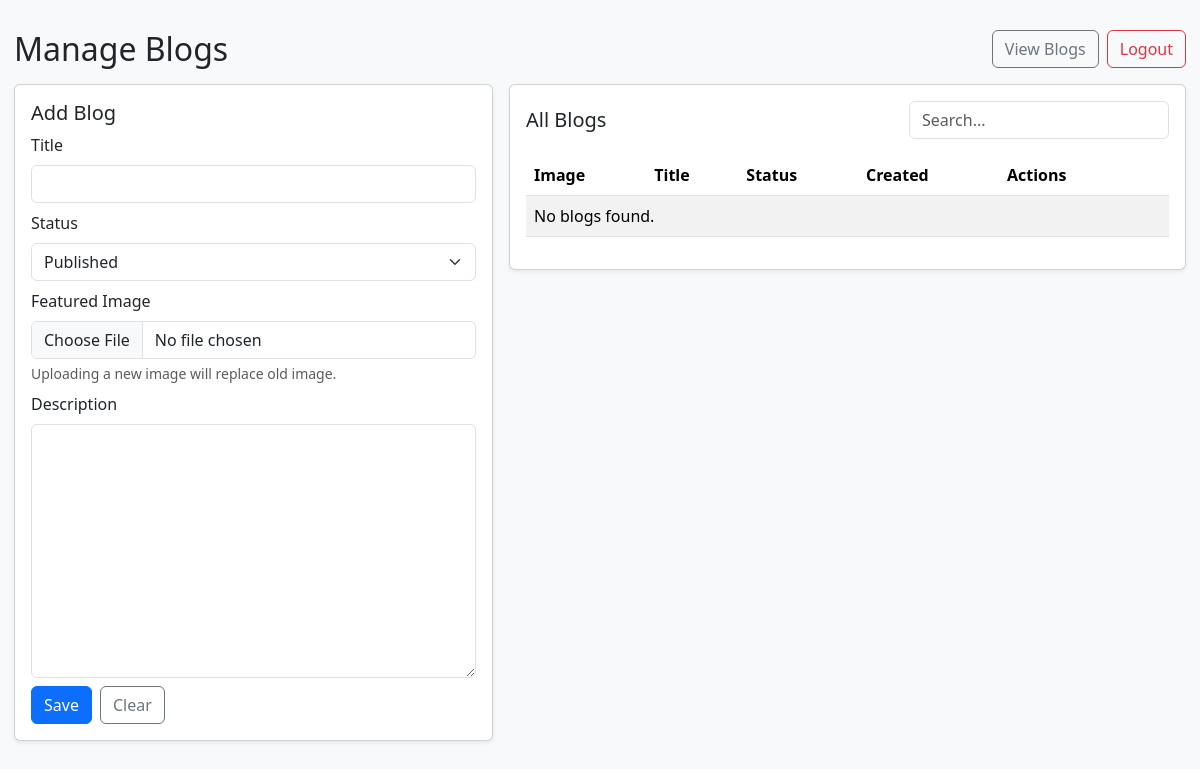
Page /admin/manage-blogs.php (signed in) on the earlier database version.
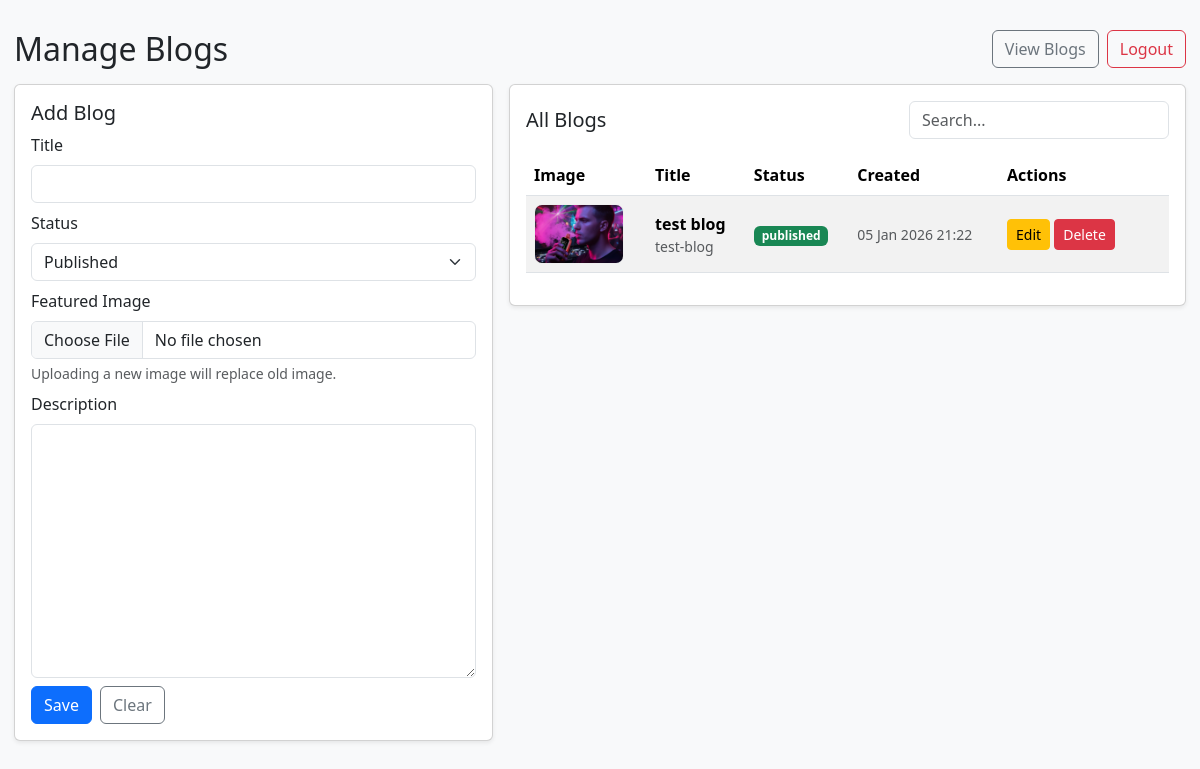
Same page on the later database version.
### tables this page shows
CREATE TABLE `blogs` (
  `id` int(11) NOT NULL,
  `title` varchar(255) NOT NULL,
  `slug` varchar(255) NOT NULL,
  `content` longtext NOT NULL,
  `featured_image` varchar(500) DEFAULT NULL,
  `status` enum('draft','published') NOT NULL DEFAULT 'published',
  `created_at` timestamp NOT NULL DEFAULT current_timestamp(),
  `updated_at` timestamp NOT NULL DEFAULT current_timestamp() ON UPDATE current_timestamp()
);

### admin/manage-blogs.php (the view, shortened to what this page needs)
<?php
require('../config/connection.php');
$edit = null;
$resAll = $con->query("SELECT id, title, slug, featured_image, status, created_at FROM blogs ORDER BY created_at DESC");
?>
<!DOCTYPE html>
<html>
<head>
  <link rel="stylesheet" href="https://cdnjs.cloudflare.com/ajax/libs/bootstrap/5.3.7/css/bootstrap.min.css" />
</head>
<body class="bg-light">
<div class="wrap">
  <div class="d-flex justify-content-between align-items-center mb-3">
    <h2 class="m-0">Manage Blogs</h2>
    <div class="d-flex gap-2">
      <a href="blogs.php" class="btn btn-outline-secondary">View Blogs</a>
      <a href="logout.php" class="btn btn-outline-danger">Logout</a>
    </div>
  </div>
  <div class="row g-3">
    <div class="col-lg-5">
      <div class="card shadow-sm">
        <div class="card-body">
          <h5><?php echo $edit ? "Edit Blog" : "Add Blog"; ?></h5>
          <form method="POST" enctype="multipart/form-data">
            <div class="mb-2">
              <label class="form-label">Title</label>
              <input class="form-control" name="title" required value="<?php echo htmlspecialchars($edit['title'] ?? ''); ?>">
            </div>
            <div class="mb-2">
              <label class="form-label">Status</label>
              <select class="form-select" name="status">
                <option value="published" <?php echo (($edit['status'] ?? '')==='published')?'selected':''; ?>>Published</option>
              </select>
            </div>
            <div class="mb-2">
              <label class="form-label">Featured Image</label>
              <input type="file" class="form-control" name="featured_image" accept="image/*">
              <div class="form-text">Uploading a new image will replace old image.</div>
            </div>
            <div class="mb-2">
              <label class="form-label">Description</label>
              <textarea id="content" name="content" class="form-control" rows="10"><?php echo htmlspecialchars($edit['content'] ?? ''); ?></textarea>
            </div>
            <div class="d-flex gap-2">
              <button class="btn btn-primary" name="save_blog" type="submit">Save</button>
              <a class="btn btn-outline-secondary" href="manage-blogs.php">Clear</a>
            </div>
          </form>
        </div>
      </div>
    </div>
    <div class="col-lg-7">
      <div class="card shadow-sm">
        <div class="card-body">
          <div class="d-flex justify-content-between align-items-center">
            <h5 class="m-0">All Blogs</h5>
            <input class="form-control" style="max-width:260px" id="search" placeholder="Search..." oninput="searchTable()"/>
          </div>
          <div class="table-responsive mt-3">
            <table class="table table-striped align-middle" id="blogsTable">
              <thead>
                <tr>
                  <th>Image</th>
                  <th>Title</th>
                  <th>Status</th>
                  <th>Created</th>
                  <th style="width:170px">Actions</th>
                </tr>
              </thead>
              <tbody>
                <?php if ($resAll && $resAll->num_rows > 0): ?>
                  <?php while($b = $resAll->fetch_assoc()): ?>
                    <tr>
                      <td>
                        <?php if(!empty($b['featured_image'])): ?>
                          <img class="thumb" src="<?php echo htmlspecialchars($b['featured_image']); ?>" alt="">
                        <?php else: ?>
                          <span class="text-muted">—</span>
                        <?php endif; ?>
                      </td>
                      <td>
                        <div class="fw-semibold"><?php echo htmlspecialchars($b['title']); ?></div>
                        <div class="text-muted small"><?php echo htmlspecialchars($b['slug']); ?></div>
                      </td>
                      <td>
                        <span class="badge <?php echo $b['status']==='published'?'bg-success':'bg-secondary'; ?>">
                          <?php echo htmlspecialchars($b['status']); ?>
                        </span>
                      </td>
                      <td class="small text-muted"><?php echo date("d M Y H:i", strtotime($b['created_at'])); ?></td>
                      <td>
                        <a class="btn btn-sm btn-warning" href="manage-blogs.php?edit=<?php echo $b['id']; ?>">Edit</a>
                        <a class="btn btn-sm btn-danger"
                           href="manage-blogs.php?delete=<?php echo $b['id']; ?>"
                           onclick="return confirm('Delete this blog?')">Delete</a>
                      </td>
                    </tr>
                  <?php endwhile; ?>
                <?php else: ?>
                  <tr><td colspan="5">No blogs found.</td></tr>
                <?php endif; ?>
              </tbody>
            </table>
          </div>
        </div>
      </div>
    </div>
  </div>
</div>
</body>
</html>

Differences in the rows shown:
added blogs: featured_image (picture), title "test blog", slug "test-blog", status "published", created_at "05 Jan 2026 21:22"
Other differences:
text no longer shown: "No blogs found."
